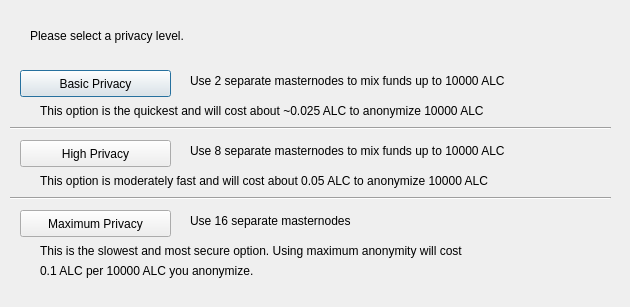
<?xml version="1.0" encoding="UTF-8"?>
<ui version="4.0">
 <class>ObfuscationConfig</class>
 <widget class="QDialog" name="ObfuscationConfig">
  <property name="geometry">
   <rect>
    <x>0</x>
    <y>0</y>
    <width>630</width>
    <height>307</height>
   </rect>
  </property>
  <property name="windowTitle">
   <string>Configure Obfuscation</string>
  </property>
  <widget class="QPushButton" name="buttonBasic">
   <property name="geometry">
    <rect>
     <x>20</x>
     <y>70</y>
     <width>151</width>
     <height>27</height>
    </rect>
   </property>
   <property name="text">
    <string>Basic Privacy</string>
   </property>
  </widget>
  <widget class="QPushButton" name="buttonHigh">
   <property name="geometry">
    <rect>
     <x>20</x>
     <y>140</y>
     <width>151</width>
     <height>27</height>
    </rect>
   </property>
   <property name="text">
    <string>High Privacy</string>
   </property>
  </widget>
  <widget class="QPushButton" name="buttonMax">
   <property name="geometry">
    <rect>
     <x>20</x>
     <y>210</y>
     <width>151</width>
     <height>27</height>
    </rect>
   </property>
   <property name="text">
    <string>Maximum Privacy</string>
   </property>
  </widget>
  <widget class="QLabel" name="label">
   <property name="geometry">
    <rect>
     <x>30</x>
     <y>20</y>
     <width>571</width>
     <height>31</height>
    </rect>
   </property>
   <property name="text">
    <string>Please select a privacy level.</string>
   </property>
  </widget>
  <widget class="QLabel" name="label_2">
   <property name="geometry">
    <rect>
     <x>190</x>
     <y>70</y>
     <width>421</width>
     <height>21</height>
    </rect>
   </property>
   <property name="text">
    <string>Use 2 separate masternodes to mix funds up to 10000 ALC</string>
   </property>
  </widget>
  <widget class="QLabel" name="label_3">
   <property name="geometry">
    <rect>
     <x>190</x>
     <y>140</y>
     <width>411</width>
     <height>21</height>
    </rect>
   </property>
   <property name="text">
    <string>Use 8 separate masternodes to mix funds up to 10000 ALC</string>
   </property>
  </widget>
  <widget class="QLabel" name="label_4">
   <property name="geometry">
    <rect>
     <x>190</x>
     <y>210</y>
     <width>421</width>
     <height>21</height>
    </rect>
   </property>
   <property name="text">
    <string>Use 16 separate masternodes</string>
   </property>
  </widget>
  <widget class="QLabel" name="label_6">
   <property name="geometry">
    <rect>
     <x>40</x>
     <y>100</y>
     <width>561</width>
     <height>21</height>
    </rect>
   </property>
   <property name="text">
    <string>This option is the quickest and will cost about ~0.025 ALC to anonymize 10000 ALC</string>
   </property>
  </widget>
  <widget class="QLabel" name="label_7">
   <property name="geometry">
    <rect>
     <x>40</x>
     <y>170</y>
     <width>561</width>
     <height>21</height>
    </rect>
   </property>
   <property name="text">
    <string>This option is moderately fast and will cost about 0.05 ALC to anonymize 10000 ALC</string>
   </property>
  </widget>
  <widget class="QLabel" name="label_8">
   <property name="geometry">
    <rect>
     <x>40</x>
     <y>240</y>
     <width>561</width>
     <height>21</height>
    </rect>
   </property>
   <property name="text">
    <string>This is the slowest and most secure option. Using maximum anonymity will cost</string>
   </property>
  </widget>
  <widget class="QLabel" name="label_9">
   <property name="geometry">
    <rect>
     <x>40</x>
     <y>260</y>
     <width>561</width>
     <height>21</height>
    </rect>
   </property>
   <property name="text">
    <string>0.1 ALC per 10000 ALC you anonymize.</string>
   </property>
  </widget>
  <widget class="Line" name="line">
   <property name="geometry">
    <rect>
     <x>10</x>
     <y>120</y>
     <width>601</width>
     <height>16</height>
    </rect>
   </property>
   <property name="orientation">
    <enum>Qt::Horizontal</enum>
   </property>
  </widget>
  <widget class="Line" name="line_2">
   <property name="geometry">
    <rect>
     <x>10</x>
     <y>190</y>
     <width>601</width>
     <height>16</height>
    </rect>
   </property>
   <property name="orientation">
    <enum>Qt::Horizontal</enum>
   </property>
  </widget>
 </widget>
 <resources/>
 <connections/>
</ui>
